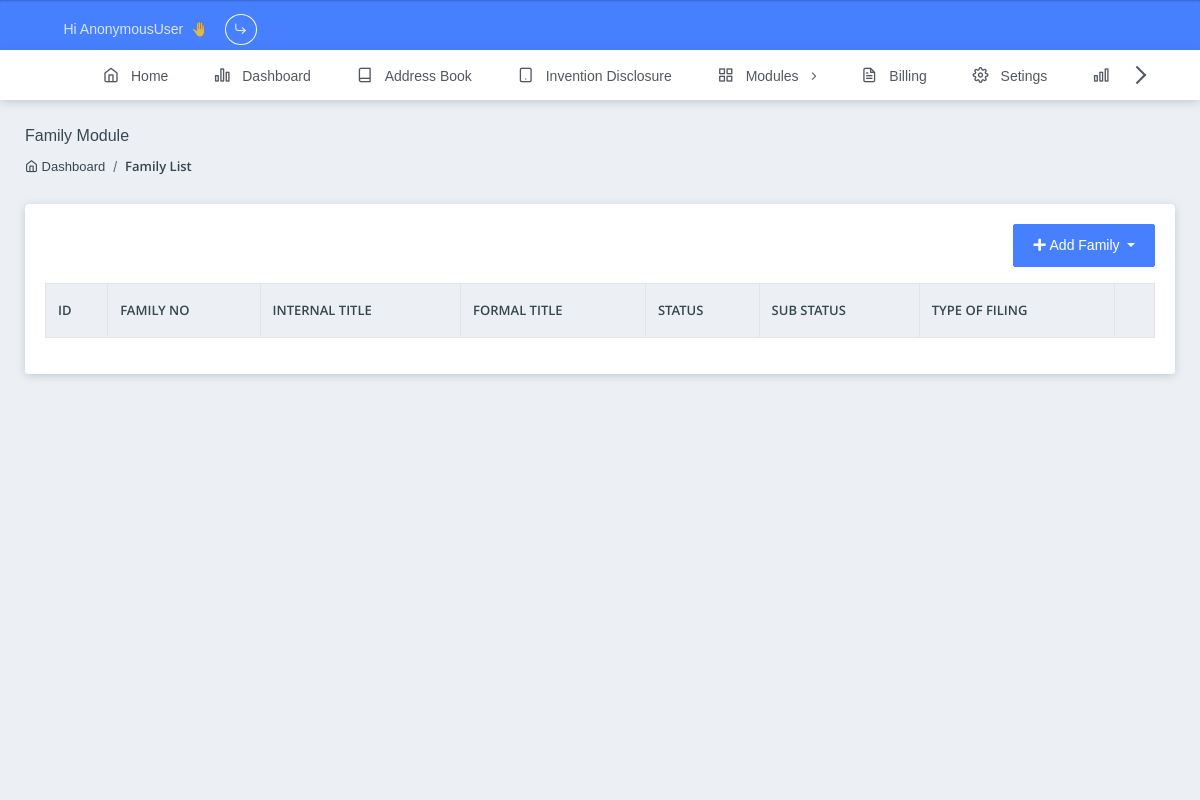
The page /app/modules/families/list/ on the database as committed earlier.
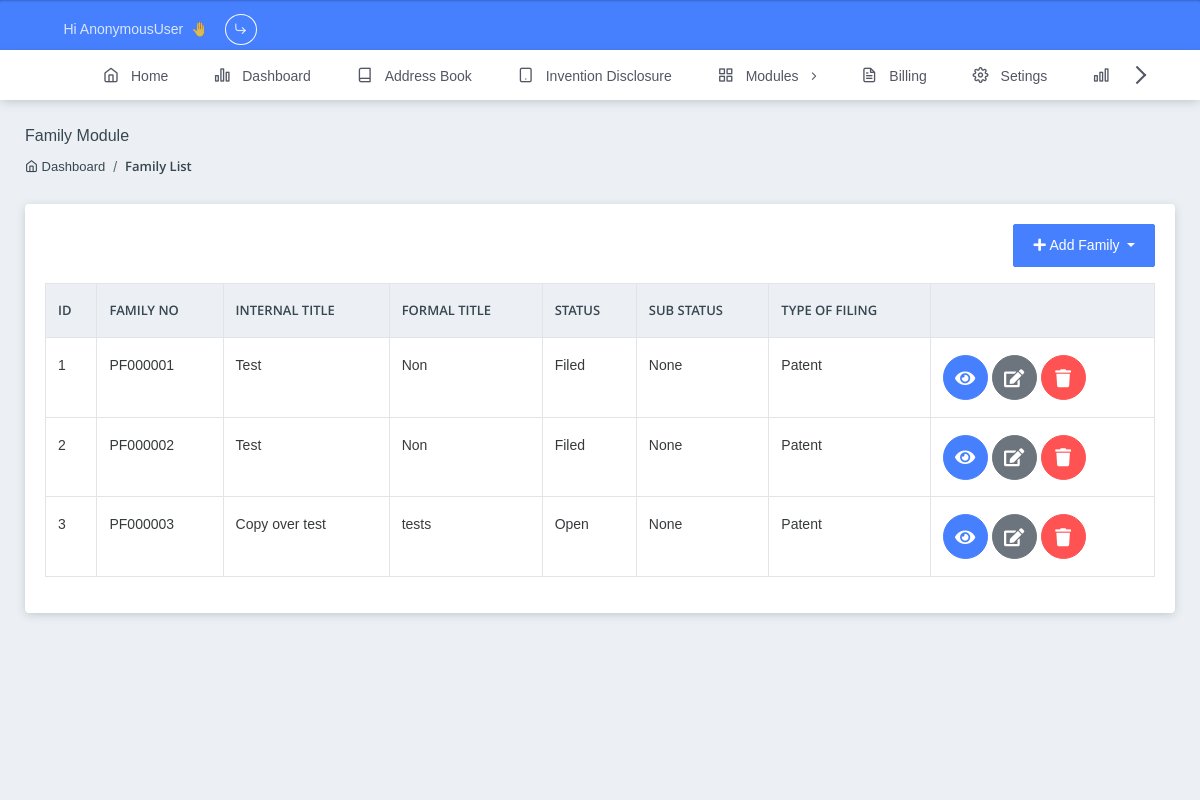
The same page on the database as committed later.
### app/models/modules.py (models this page shows, shortened)
class ModuleBaseModel(BaseModel):
    _official_numbers_fields = []
    _titles_fields = []
    _associates_fields = []
    _associates_refs_fields = []
    _wildcard = models.TextField(null=True, blank=True)
    official_numbers = models.TextField(null=True, blank=True)
    _official_numbers = models.TextField(null=True, blank=True)
    titles = models.TextField(null=True, blank=True)
    _titles = models.TextField(null=True, blank=True)
    _associates = models.TextField(null=True, blank=True)
    _associates_refs = models.TextField(null=True, blank=True)
    class Meta:
        abstract = True

class Family(ModuleBaseModel):
    _official_numbers_fields = ["family_no"]
    _titles_fields = ["internal_title", "formal_title"]
    _associates_fields = ["licensor"]
    _associate_refs_fields = []
    case_no = models.CharField(verbose_name="Case No", max_length=128, blank=True, null=True)
    family_no = models.CharField(max_length=128, blank=True, null=True, verbose_name="Family No")
    internal_title = models.CharField(max_length=128, verbose_name="Internal Title")
    next_annuity_no = models.CharField(max_length=128, blank=True, null=True, verbose_name="Next Annuity No")
    formal_title = models.CharField(max_length=128, blank=True, null=True, verbose_name="Formal Title")
    country = models.CharField(max_length=128, blank=True, null=True, choices=data.countries.COUNTRIES_OPTIONS,
                               verbose_name="Country")
    status = models.CharField(max_length=128, blank=True, null=True, choices=[(i, i) for i in [
        "Open", "Pending", "Filed", "Abandoned", "Sold", "Licensed", "On Hold", "Opposed"]], verbose_name="Status")
    sub_status = models.CharField(max_length=128, blank=True, null=True, choices=[(i, i) for i in [
        "Open", "Pending", "Filed", "Abandoned", "Sold", "Licensed", "On Hold", "Opposed"]], verbose_name="Sub Status")
    type_of_filing = models.CharField(max_length=128, blank=True, null=True, choices=[
        (i, i) for i in ["Trademark", "Design", "Patent"]], verbose_name="Type of Filing")
    sub_filing = models.CharField(max_length=128, blank=True, null=True, choices=[
        (str(i), str(i)) for i in range(1, 5)], verbose_name="Sub Filing")
    primary_attorney = models.ForeignKey("app.Attorney", on_delete=models.SET_NULL,
                                         related_name="family_primary_attorney_set", blank=True, null=True,
                                         verbose_name="Primary Attorney")
    secondary_attorney = models.ForeignKey("app.Attorney", on_delete=models.SET_NULL,
                                           related_name="family_secondary_attorney_set", blank=True, null=True,
                                           verbose_name="Secondary Attorney")
    primary_paralegal = models.ForeignKey("app.Paralegal", on_delete=models.SET_NULL,
                                          related_name="family_primary_paralegal_set", blank=True, null=True,
                                          verbose_name="Primary Paralegal")
    secondary_paralegal = models.ForeignKey("app.Paralegal", on_delete=models.SET_NULL,
                                            related_name="family_secondary_paralegal_set", blank=True, null=True,
                                            verbose_name="Secondary Paralegal")
    inventor = models.ManyToManyField(Inventor, blank=True)
    applicant = models.ManyToManyField(Applicant, blank=True)
    licenced = models.CharField(max_length=4, blank=True, null=True, choices=[
        (i, i) for i in ["Yes", "No"]], verbose_name="Licensed")
    licensor = models.ForeignKey("app.Licensor", on_delete=models.SET_NULL,
                                 related_name="family_licensor_set", blank=True, null=True, verbose_name="Licensor")
    cost_centre = models.CharField(max_length=128, blank=True, null=True, choices=[
        (i, i) for i in ["Cost -1", "Cost -2"]], verbose_name="Cost Centre")
    cost_centre_code = models.CharField(max_length=128, blank=True, null=True, choices=[
        (i, i) for i in ["Applicant 1", "Applicant 2"]], verbose_name="Cost Centre Code")
    keywords = models.CharField(max_length=128, blank=True, null=True, verbose_name="Keywords")

### app/views/modules.py (the view)
# urls.py: path("modules/families/list/", modules.families_list_view),
def families_list_view(request: HttpRequest):
    return render(request, "app/modules/families/list.html", {"items": Family.objects.all()})

### app/templates/app/modules/families/list.html (shortened to what the changed rows need)
{% extends 'app/layout.html' %}
{% load static %}
{% load crispy_forms_tags %}
{% load super_filters %}
{% block css %}
<link rel="stylesheet" href="https://cdn.datatables.net/1.11.3/css/dataTables.bootstrap4.min.css">
<link rel="stylesheet" href="https://cdnjs.cloudflare.com/ajax/libs/select2/4.0.13/css/select2.min.css">
<link rel="stylesheet" href="{% static 'assets/css/style.css' %}">
<link rel="stylesheet" href="{% static 'app/css/style.css' %}">
{% endblock css %}
{% block content %}
<section class="pcoded-main-container">
    <div class="pcoded-content">
        <div class="row">
            <div class="col-12">
                <div class="card">
                    <div class="card-body">
                        <div class="row">
                            <div class="col-12">
                                <table class="table table-bordered data-table">
                                    <thead>
                                        <tr>
                                            <th>ID</th>
                                            <th>Family no</th>
                                            <th>Internal title</th>
                                            <th>Formal title</th>
                                            <th>Status</th>
                                            <th>Sub status</th>
                                            <th>Type of filing</th>
                                            <th></th>
                                        </tr>
                                    </thead>
                                    <tbody>
                                        {% for i in items %}
                                        <tr>
                                            <td>{{i.id}}</td>
                                            <td>{{i.family_no}}</td>
                                            <td>{{i.internal_title}}</td>
                                            <td>{{i.formal_title}}</td>
                                            <td>{{i.status}}</td>
                                            <td>{{i.sub_status}}</td>
                                            <td>{{i.type_of_filing}}</td>
                                            <td>
                                                <a href="/app/modules/families/detail/{{i.id}}/" class="btn btn-primary btn-icon"><i class="fa fa-eye"></i></a>
                                                <a href="/app/modules/families/edit/{{i.id}}/" class="btn btn-secondary btn-icon"><i class="fa fa-edit"></i></a>
                                                <a href="/app/modules/families/delete/{{i.id}}/" class="btn btn-danger btn-icon"><i class="fa fa-trash"></i></a>
                                            </td>
                                        </tr>
                                        {% endfor %}
                                    </tbody>
                                </table>
                            </div>
                        </div>
                    </div>
                </div>
            </div>
        </div>
    </div>
</section>
{% endblock content %}

Rows that differ between the two databases and show on the page:
added Family: id "1", family_no "PF000001", internal_title "Test", formal_title "Non", status "Filed", sub_status "None", type_of_filing "Patent"
added Family: id "2", family_no "PF000002", internal_title "Test", formal_title "Non", status "Filed", sub_status "None", type_of_filing "Patent"
added Family: id "3", family_no "PF000003", internal_title "Copy over test", formal_title "tests", status "Open", sub_status "None", type_of_filing "Patent"
